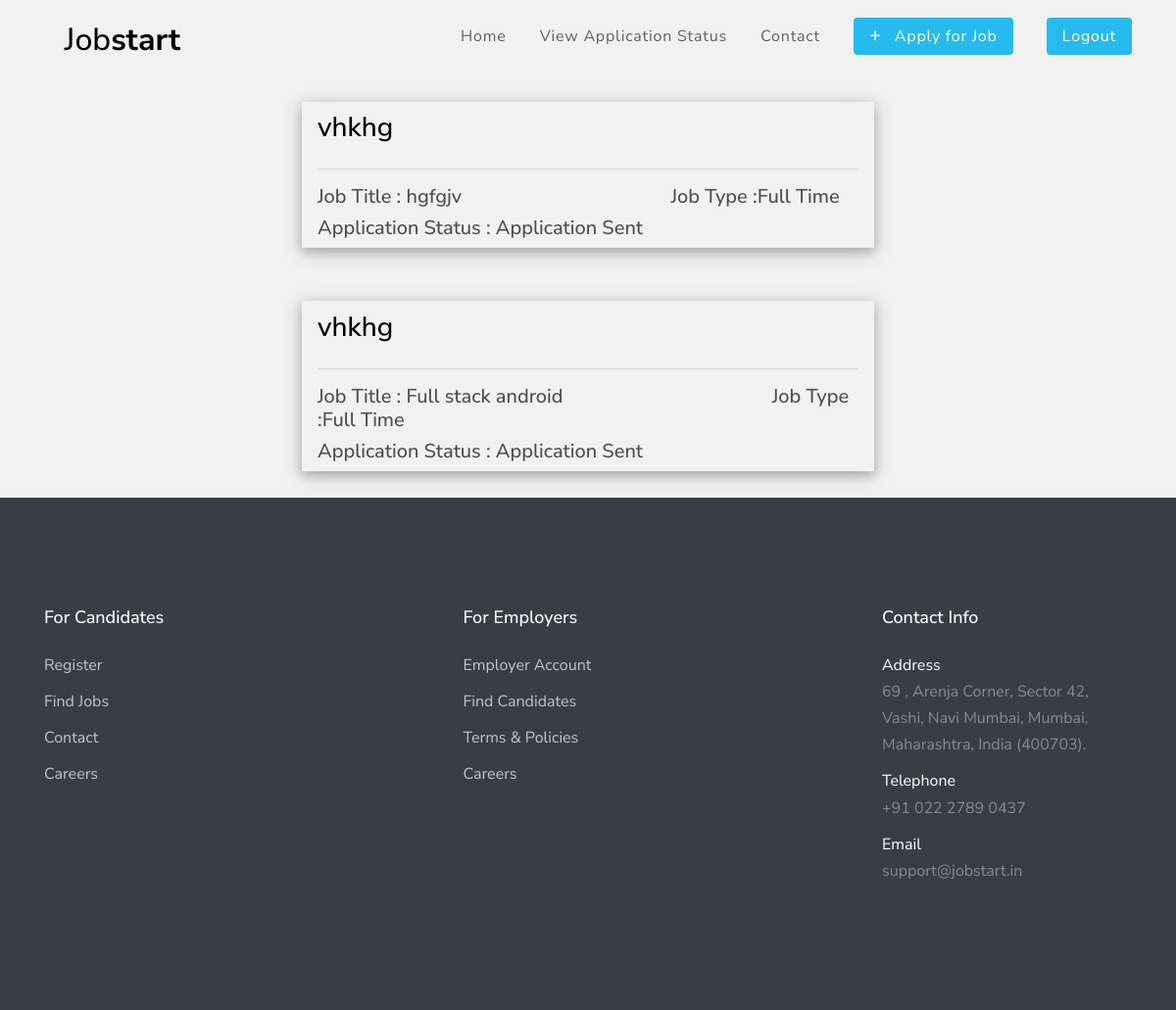
The page /applnstatus.php (signed in) on the database its author committed.
### tables this page shows
CREATE TABLE `applyjob` (
  `employee_id` varchar(50) NOT NULL,
  `job_id` int(50) NOT NULL,
  `status` int(50) NOT NULL
);

CREATE TABLE `jobdet` (
  `employer_id` varchar(50) NOT NULL,
  `job_id` int(50) NOT NULL,
  `title` varchar(50) NOT NULL,
  `company` varchar(50) NOT NULL,
  `job_type` varchar(50) NOT NULL,
  `location` varchar(50) NOT NULL,
  `description` varchar(50) NOT NULL
);

### applnstatus.php (the view, shortened to what this page needs)
<!DOCTYPE html>
<?php
 require "connect.php";
 $id = $_SESSION['id'];
?>
<html lang="en">
  <head>
    <link rel="stylesheet" href="css/w3.css">
    <link rel="stylesheet" href="fonts/icomoon/style.css">
    <link rel="stylesheet" href="css/bootstrap.min.css">
    <link rel="stylesheet" href="css/magnific-popup.css">
    <link rel="stylesheet" href="css/jquery-ui.css">
    <link rel="stylesheet" href="css/owl.carousel.min.css">
    <link rel="stylesheet" href="css/owl.theme.default.min.css">
    <link rel="stylesheet" href="css/bootstrap-datepicker.css">
    <link rel="stylesheet" href="css/animate.css">
    <link rel="stylesheet" href="fonts/flaticon/font/flaticon.css">
    <link rel="stylesheet" href="css/fl-bigmug-line.css">
    <link rel="stylesheet" href="css/aos.css">
    <link rel="stylesheet" href="css/style.css">
  </head>
<body>
  <div class="site-wrap">
    <header class="site-navbar py-1" role="banner">
      <div class="container">
        <div class="row align-items-center">
          <div class="col-6 col-xl-2">
            <h1 class="mb-0"><a href="index.php" class="text-black h2 mb-0">Job<strong>start</strong></a></h1>
          </div>
          <div class="col-10 col-xl-10 d-none d-xl-block">
            <nav class="site-navigation text-right" role="navigation">
              <ul class="site-menu js-clone-nav mr-auto d-none d-lg-block">
                <li><a href="employee.php">Home</a></li>
            <li><a href="applnstatus.php">View Application Status</a></li>
                <li ><a href="contact.php">Contact</a></li>
                <li><a href="applyjob.php"><span class="rounded bg-primary py-2 px-3 text-white"><span class="h5 mr-2">+</span> Apply for Job</span></a></li>
                <li><a href="logout.php"><span class="rounded bg-primary py-2 px-3 text-white">Logout</span></a></li>
              </ul>
            </nav>
          </div>
          <div class="col-6 col-xl-2 text-right d-block">
          </div>
        </div>
      </div>
    </header>
<?php
$sql = "SELECT jobdet.company, jobdet.title, jobdet.job_type, applyjob.status FROM jobdet,applyjob WHERE applyjob.job_id=jobdet.job_id AND applyjob.employee_id='$id'";
$result = $conn->query($sql);
if ($result->num_rows > 0)
{
				while($row = $result->fetch_assoc())
				{
					$company=$row['company'];
					$title=$row['title'];
					$job_type=$row['job_type'];
					$status=$row['status'];
					if($status==0)
					{
						$statusword="Application Sent";
					}
					elseif($status==1)
					{
						$statusword="Accepted";
					}
					else
					{
						$statusword="Rejected";
					}
					echo'
				<br />
				  <div class="w3-container" style="">
					 <div class="w3-card-4" style="width:50%;margin:auto;">
					   <header class="w3-container w3-light-grey">
						  <h3 style="margin-top: 10px">'.$company.'</h3>
						</header>
						<div class="w3-container">
						  <hr>
						  <h5>Job Title : '.$title.' &nbsp &nbsp &nbsp &nbsp &nbsp &nbsp &nbsp &nbsp &nbsp &nbsp &nbsp &nbsp &nbsp &nbsp &nbsp &nbsp &nbsp &nbsp &nbsp &nbsp Job Type :'.$job_type.' </h5>
						  <h5>Application Status : '.$statusword.'</h5>
						</div>
					 </div>
				  </div>
				<br />
					';
				}
}
else
{
	echo "0 results";
}
	?>
    <footer class="site-footer">
      <div class="container">
        <div class="row">
          <div class="col-lg-9">
            <div class="row">
              <div class="col">
                <h3 class="footer-heading mb-4">For Candidates</h3>
                <ul class="list-unstyled">
                  <li><a href="#">Register</a></li>
                  <li><a href="#">Find Jobs</a></li>
                  <li><a href="#">Contact</a></li>
                  <li><a href="#">Careers</a></li>
                </ul>
              </div>
              <div class="col">
                <h3 class="footer-heading mb-4">For Employers</h3>
                <ul class="list-unstyled">
                  <li><a href="#">Employer Account</a></li>
                  <li><a href="#">Find Candidates</a></li>
                  <li><a href="#">Terms &amp; Policies</a></li>
                  <li><a href="#">Careers</a></li>
                </ul>
              </div>
            </div>
          </div>
          <div class="col">
            <h3 class="footer-heading mb-4">Contact Info</h3>
            <ul class="list-unstyled">
              <li>
                <span class="d-block text-white">Address</span>
                69 , Arenja Corner, Sector 42, Vashi, Navi Mumbai, Mumbai, Maharashtra, India (400703).
              </li>
              <li>
                <span class="d-block text-white">Telephone</span>
                +91 022 2789 0437
              </li>
              <li>
                <span class="d-block text-white">Email</span>
                support@jobstart.in
              </li>
            </ul>
          </div>
        </div>
      </div>
    </footer>
  </div>
  </body>
</html>

### css/w3.css (style rules this page uses)
html { box-sizing:border-box }
*,*:before,*:after { box-sizing:inherit }
html { -ms-text-size-adjust:100%;-webkit-text-size-adjust:100% }
body { margin:0 }
article,aside,details,figcaption,figure,footer,header,main,menu,nav,section,summary { display:block }
a { background-color:transparent;-webkit-text-decoration-skip:objects }
hr { box-sizing:content-box;height:0;overflow:visible }
html,body { font-family:Verdana,sans-serif;line-height:1.5 }
html { overflow-x:hidden }
h1 { font-size:36px }
h3 { font-size:24px }
h5 { font-size:18px }
h1,h2,h3,h4,h5,h6 { font-family:"Segoe UI",Arial,sans-serif;font-weight:400;margin:10px 0 }
hr { border:0;border-top:1px solid #eee;margin:20px 0 }
a { color:inherit }
.w3-container:after,.w3-container:before,.w3-panel:after,.w3-panel:before,.w3-row:after,.w3-row:before,.w3-row-padding:after,.w3-row-padding:before, .w3-cell-row:before,.w3-cell-row:after,.w3-clear:after,.w3-clear:before,.w3-bar:before,.w3-bar:after { content:"";display:table;clear:both }
.w3-container,.w3-panel { padding:0.01em 16px }
.w3-card-4,.w3-hover-shadow:hover { box-shadow:0 4px 10px 0 rgba(0,0,0,0.2),0 4px 20px 0 rgba(0,0,0,0.19) }
.w3-light-grey,.w3-hover-light-grey:hover,.w3-light-gray,.w3-hover-light-gray:hover { color:#000!important;background-color:#f1f1f1!important }

### css/style.css (style rules this page uses)
body { line-height: 1.7; color: #4d4d4d; font-weight: 400; font-size: 1rem; font-family: "Roboto Mono", SFMono-Regular, Menlo, Monaco, Consolas, "Liberation Mono", "Courier New", monospace; font-family: "Nunito Sans", -apple-system, BlinkMacSystemFont, "Segoe UI", Roboto, "Helvetica Neue", Arial, sans-serif, "Apple Color Emoji", "Segoe UI Emoji", "Segoe UI Symbol", "Noto Color Emoji"; }
a { -webkit-transition: .3s all ease; -o-transition: .3s all ease; transition: .3s all ease; }
.text-black { color: #000 !important; }
.site-wrap:before { -webkit-transition: .3s all ease-in-out; -o-transition: .3s all ease-in-out; transition: .3s all ease-in-out; background: rgba(0, 0, 0, 0.6); content: ""; position: absolute; z-index: 2000; top: 0; left: 0; right: 0; bottom: 0; opacity: 0; visibility: hidden; }
.site-footer { padding: 7em 0; background: #393e46; color: rgba(255, 255, 255, 0.4); }
.site-footer a { color: rgba(255, 255, 255, 0.7); }
.site-footer .footer-heading { font-size: 18px; color: #fff; }
.site-footer ul li { margin-bottom: 10px; }
.site-navbar { margin-bottom: 0px; width: 100%; border-bottom: none; z-index: 2; position: relative; }
.site-navbar .site-navigation .site-menu { margin-bottom: 0; margin-left: 0; padding-left: 0; }
.site-navbar .site-navigation .site-menu a { text-decoration: none !important; display: inline-block; }
.site-navbar .site-navigation .site-menu > li { display: inline-block; padding: 10px 5px; }
.site-navbar .site-navigation .site-menu > li > a { padding: 10px 10px; letter-spacing: .05em; color: rgba(0, 0, 0, 0.6); text-decoration: none !important; }
.site-navbar .site-navigation .site-menu > li:last-child { padding-right: 0; }
.site-navbar .site-navigation .site-menu > li:last-child > a { padding-right: 0; }
.site-mobile-menu .site-nav-wrap { padding: 0; margin: 0; list-style: none; position: relative; }
.site-mobile-menu .site-nav-wrap a { padding: 10px 20px; display: block; position: relative; color: #212529; }
.site-mobile-menu .site-nav-wrap li { position: relative; display: block; }
.site-mobile-menu .site-nav-wrap > li { display: block; position: relative; float: left; width: 100%; }
.site-mobile-menu .site-nav-wrap > li > a { padding-left: 20px; font-size: 20px; }

### applnstatus.php (style rules this page uses)
* { box-sizing: border-box; }
body { background-color: #f1f1f1; }
h1 { text-align: center; }

### rows shown on the page
applyjob: job.company "vhkhg", job.title "hgfgjv", job.job_type "Full Time", status "Application Sent"
applyjob: job.company "vhkhg", job.title "Full stack android", job.job_type "Full Time", status "Application Sent"
